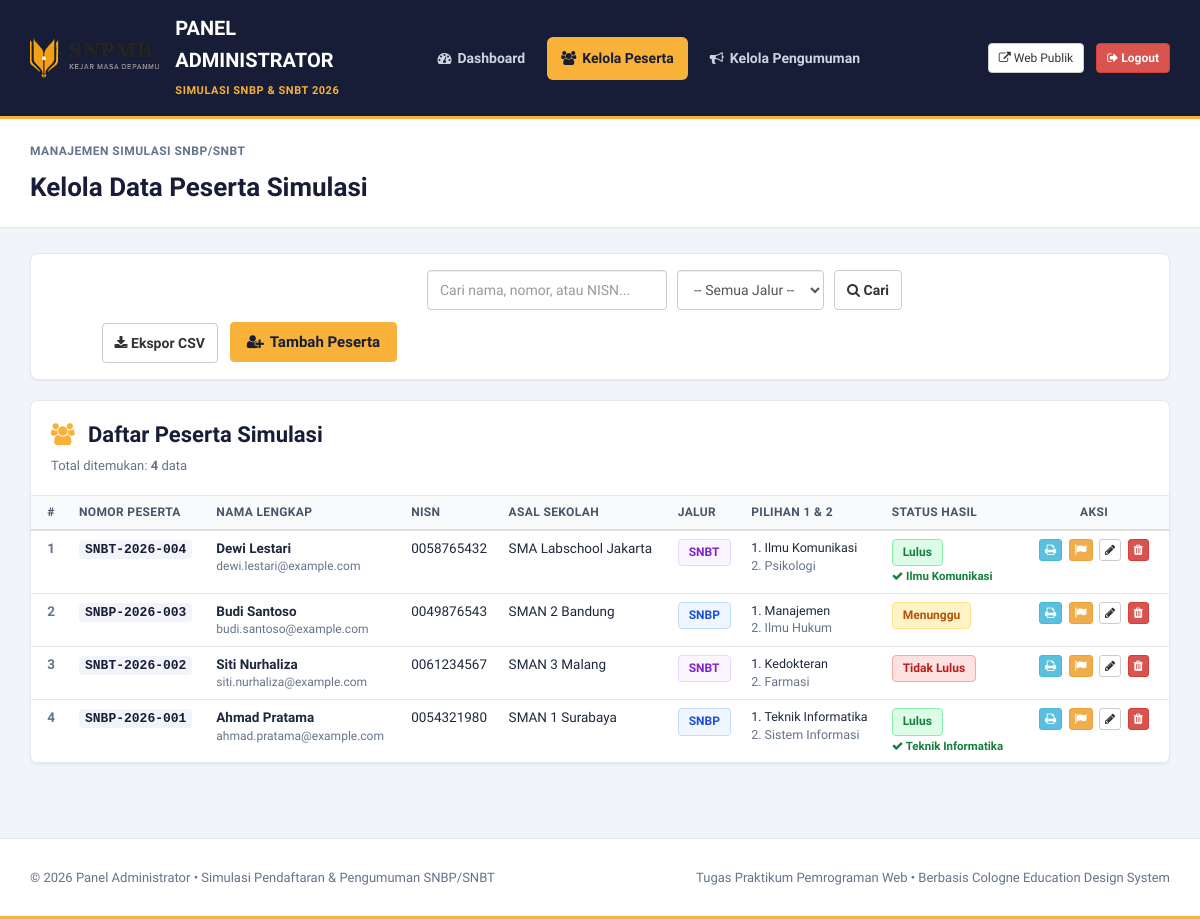
Page /admin/peserta.php (signed in) on the committed database.
### tables this page shows
CREATE TABLE `peserta` (
  `id` INT AUTO_INCREMENT PRIMARY KEY,
  `nomor_peserta` VARCHAR(30) NOT NULL UNIQUE,
  `nama_lengkap` VARCHAR(120) NOT NULL,
  `nisn` VARCHAR(15) NOT NULL,
  `asal_sekolah` VARCHAR(150) NOT NULL,
  `email` VARCHAR(100) NOT NULL,
  `jalur_seleksi` ENUM('SNBP', 'SNBT') NOT NULL,
  `pilihan_1` VARCHAR(100) NOT NULL,
  `pilihan_2` VARCHAR(100) NOT NULL,
  `status_hasil` ENUM('Menunggu', 'Lulus', 'Tidak Lulus') DEFAULT 'Menunggu',
  `prodi_diterima` VARCHAR(100) DEFAULT NULL,
  `pesan_hasil` TEXT DEFAULT NULL,
  `created_at` TIMESTAMP DEFAULT CURRENT_TIMESTAMP
);

### admin/peserta.php (the view, shortened to what the rows shown need)
<?php
require_once __DIR__ . '/../includes/functions.php';
$prodi_list = getProgramStudiList();
$action = $_GET['action'] ?? 'list';
$edit_peserta = null;
$search_query = sanitize($_GET['search'] ?? '');
$filter_jalur = sanitize($_GET['jalur'] ?? '');
$daftar_peserta = getAllPeserta($search_query, $filter_jalur);
require_once __DIR__ . '/header.php';
?>
<div class="container-fluid" style="padding: 0 30px;">
    <?php if ($action === 'tambah' || $action === 'edit'): ?>
        <div class="row">
            <div class="col-md-8 col-md-offset-2 col-sm-12">
                <div class="admin-card">
                    <div class="admin-card-header">
                        <h3>
                            <i class="fa <?php echo ($action === 'tambah') ? 'fa-user-plus' : 'fa-pencil'; ?>" style="color:#F8B239; margin-right:8px;"></i>
                            <?php echo ($action === 'tambah') ? 'Form Tambah Peserta Baru' : 'Edit Data Peserta: ' . htmlspecialchars($edit_peserta['nomor_peserta'] ?? ''); ?>
                        </h3>
                        <a href="peserta.php" class="btn btn-sm btn-default">
                            &larr; Kembali ke Daftar
                        </a>
                    </div>
                    <div class="admin-card-body">
                        <form action="peserta.php?action=<?php echo $action; ?><?php echo ($action === 'edit') ? '&id='.$id : ''; ?>" method="POST">
                            <div class="row">
                                <div class="col-md-6 col-sm-12">
                                    <div class="form-group" style="margin-bottom:18px;">
                                        <label style="font-weight:600; font-size:13.5px; color:#181D37;">Nama Lengkap Peserta <span style="color:#B91C1C;">*</span></label>
                                        <input type="text" name="nama_lengkap" class="form-control" required
                                               value="<?php echo htmlspecialchars($edit_peserta['nama_lengkap'] ?? $_POST['nama_lengkap'] ?? ''); ?>"
                                               placeholder="Contoh: Muhammad Farhan">
                                    </div>
                                </div>
                                <div class="col-md-6 col-sm-12">
                                    <div class="form-group" style="margin-bottom:18px;">
                                        <label style="font-weight:600; font-size:13.5px; color:#181D37;">NISN Simulasi (10 Digit) <span style="color:#B91C1C;">*</span></label>
                                        <input type="text" name="nisn" class="form-control" maxlength="10" required
                                               value="<?php echo htmlspecialchars($edit_peserta['nisn'] ?? $_POST['nisn'] ?? ''); ?>"
                                               placeholder="Contoh: 0051234567">
                                    </div>
                                </div>
                            </div>
                            <div class="row">
                                <div class="col-md-6 col-sm-12">
                                    <div class="form-group" style="margin-bottom:18px;">
                                        <label style="font-weight:600; font-size:13.5px; color:#181D37;">Asal Sekolah <span style="color:#B91C1C;">*</span></label>
                                        <input type="text" name="asal_sekolah" class="form-control" required
                                               value="<?php echo htmlspecialchars($edit_peserta['asal_sekolah'] ?? $_POST['asal_sekolah'] ?? ''); ?>"
                                               placeholder="Contoh: SMAN 1 Jakarta">
                                    </div>
                                </div>
                                <div class="col-md-6 col-sm-12">
                                    <div class="form-group" style="margin-bottom:18px;">
                                        <label style="font-weight:600; font-size:13.5px; color:#181D37;">Alamat Email Aktif <span style="color:#B91C1C;">*</span></label>
                                        <input type="email" name="email" class="form-control" required
                                               value="<?php echo htmlspecialchars($edit_peserta['email'] ?? $_POST['email'] ?? ''); ?>"
                                               placeholder="contoh@sekolah.sch.id">
                                    </div>
                                </div>
                            </div>
                            <div class="form-group" style="margin-bottom:18px;">
                                <label style="font-weight:600; font-size:13.5px; color:#181D37;">Jalur Seleksi <span style="color:#B91C1C;">*</span></label>
                                <?php $current_jalur = $edit_peserta['jalur_seleksi'] ?? $_POST['jalur_seleksi'] ?? 'SNBP'; ?>
                                <div>
                                    <label class="radio-inline" style="font-weight:600; margin-right:20px; font-size:14px;">
                                        <input type="radio" name="jalur_seleksi" value="SNBP" <?php echo ($current_jalur === 'SNBP') ? 'checked' : ''; ?>>
                                        SNBP (Seleksi Prestasi)
                                    </label>
                                    <label class="radio-inline" style="font-weight:600; font-size:14px;">
                                        <input type="radio" name="jalur_seleksi" value="SNBT" <?php echo ($current_jalur === 'SNBT') ? 'checked' : ''; ?>>
                                        SNBT (Seleksi Tes UTBK)
                                    </label>
                                </div>
                            </div>
                            <div class="row">
                                <div class="col-md-6 col-sm-12">
                                    <div class="form-group" style="margin-bottom:22px;">
                                        <label style="font-weight:600; font-size:13.5px; color:#181D37;">Pilihan Program Studi 1 <span style="color:#B91C1C;">*</span></label>
                                        <select name="pilihan_1" class="form-control" required>
                                            <option value="">-- Pilih Program Studi 1 --</option>
                                            <?php
                                            $sel1 = $edit_peserta['pilihan_1'] ?? $_POST['pilihan_1'] ?? '';
                                            foreach ($prodi_list as $pr):
                                            ?>
                                                <option value="<?php echo htmlspecialchars($pr['nama_prodi']); ?>" <?php echo ($sel1 === $pr['nama_prodi']) ? 'selected' : ''; ?>>
                                                    <?php echo htmlspecialchars($pr['nama_prodi'] . ' (' . $pr['jenjang'] . ' - ' . $pr['kategori'] . ')'); ?>
                                                </option>
                                            <?php endforeach; ?>
                                        </select>
                                    </div>
                                </div>
                                <div class="col-md-6 col-sm-12">
                                    <div class="form-group" style="margin-bottom:22px;">
                                        <label style="font-weight:600; font-size:13.5px; color:#181D37;">Pilihan Program Studi 2 <span style="color:#B91C1C;">*</span></label>
                                        <select name="pilihan_2" class="form-control" required>
                                            <option value="">-- Pilih Program Studi 2 --</option>
                                            <?php
                                            $sel2 = $edit_peserta['pilihan_2'] ?? $_POST['pilihan_2'] ?? '';
                                            foreach ($prodi_list as $pr):
                                            ?>
                                                <option value="<?php echo htmlspecialchars($pr['nama_prodi']); ?>" <?php echo ($sel2 === $pr['nama_prodi']) ? 'selected' : ''; ?>>
                                                    <?php echo htmlspecialchars($pr['nama_prodi'] . ' (' . $pr['jenjang'] . ' - ' . $pr['kategori'] . ')'); ?>
                                                </option>
                                            <?php endforeach; ?>
                                        </select>
                                    </div>
                                </div>
                            </div>
                            <div style="border-top:1px solid #E2E8F0; padding-top:20px; display:flex; justify-content:flex-end; gap:10px;">
                                <a href="peserta.php" class="btn btn-default" style="font-weight:600; border-radius:4px;">Batal</a>
                                <button type="submit" class="btn-admin-warning" style="font-weight:700; padding:10px 24px;">
                                    <i class="fa fa-save" style="margin-right:6px;"></i> <?php echo ($action === 'tambah') ? 'Simpan Peserta' : 'Perbarui Peserta'; ?>
                                </button>
                            </div>
                        </form>
                    </div>
                </div>
            </div>
        </div>
    <?php else: ?>
        <div class="admin-card">
            <div class="admin-card-body" style="padding:0;">
                <div class="table-responsive">
                    <table class="table table-admin">
                        <thead>
                            <tr>
                                <th style="width:40px; text-align:center;">#</th>
                                <th>Nomor Peserta</th>
                                <th>Nama Lengkap</th>
                                <th>NISN</th>
                                <th>Asal Sekolah</th>
                                <th>Jalur</th>
                                <th>Pilihan 1 & 2</th>
                                <th>Status Hasil</th>
                                <th style="text-align:center; width:150px;">Aksi</th>
                            </tr>
                        </thead>
                        <tbody>
                            <?php if (empty($daftar_peserta)): ?>
                                <tr>
                                    <td colspan="9" style="text-align:center; padding:35px; color:#64748B;">
                                        Tidak ditemukan data peserta sesuai kata kunci pencarian.
                                    </td>
                                </tr>
                            <?php else: ?>
                                <?php $no = 1; foreach ($daftar_peserta as $p): ?>
                                    <tr>
                                        <td style="text-align:center; font-weight:600; color:#64748B;"><?php echo $no++; ?></td>
                                        <td>
                                            <code style="font-size:13px; font-weight:700; color:#181D37; background:#F1F5F9; padding:2px 6px; border-radius:4px;">
                                                <?php echo htmlspecialchars($p['nomor_peserta']); ?>
                                            </code>
                                        </td>
                                        <td>
                                            <strong><?php echo htmlspecialchars($p['nama_lengkap']); ?></strong>
                                            <div style="font-size:12px; color:#64748B;"><?php echo htmlspecialchars($p['email']); ?></div>
                                        </td>
                                        <td><?php echo htmlspecialchars($p['nisn']); ?></td>
                                        <td><?php echo htmlspecialchars($p['asal_sekolah']); ?></td>
                                        <td>
                                            <span class="badge-status <?php echo ($p['jalur_seleksi'] === 'SNBP') ? 'badge-snbp' : 'badge-snbt'; ?>">
                                                <?php echo htmlspecialchars($p['jalur_seleksi']); ?>
                                            </span>
                                        </td>
                                        <td style="font-size:12.5px;">
                                            <div>1. <?php echo htmlspecialchars($p['pilihan_1']); ?></div>
                                            <div style="color:#64748B;">2. <?php echo htmlspecialchars($p['pilihan_2']); ?></div>
                                        </td>
                                        <td>
                                            <?php
                                            $st = $p['status_hasil'] ?? 'Menunggu';
                                            $cls = 'badge-menunggu';
                                            if ($st === 'Lulus') $cls = 'badge-lulus';
                                            elseif ($st === 'Tidak Lulus') $cls = 'badge-tidak-lulus';
                                            ?>
                                            <span class="badge-status <?php echo $cls; ?>">
                                                <?php echo htmlspecialchars($st); ?>
                                            </span>
                                            <?php if ($st === 'Lulus' && !empty($p['prodi_diterima'])): ?>
                                                <div style="font-size:11.5px; color:#15803D; margin-top:2px; font-weight:600;">
                                                    <i class="fa fa-check"></i> <?php echo htmlspecialchars($p['prodi_diterima']); ?>
                                                </div>
                                            <?php endif; ?>
                                        </td>
                                        <td style="text-align:center; white-space:nowrap;">
                                            <a href="../ringkasan.php?nomor=<?php echo urlencode($p['nomor_peserta']); ?>" target="_blank" class="btn btn-xs btn-info" title="Cetak Kartu Peserta" style="margin-right:3px;">
                                                <i class="fa fa-print"></i>
                                            </a>
                                            <a href="pengumuman.php?edit_id=<?php echo $p['id']; ?>" class="btn btn-xs btn-warning" title="Kelola Kelulusan" style="font-weight:600; margin-right:3px;">
                                                <i class="fa fa-flag"></i>
                                            </a>
                                            <a href="peserta.php?action=edit&id=<?php echo $p['id']; ?>" class="btn btn-xs btn-default" title="Edit Peserta" style="margin-right:3px;">
                                                <i class="fa fa-pencil"></i>
                                            </a>
                                            <a href="peserta.php?action=hapus&id=<?php echo $p['id']; ?>" class="btn btn-xs btn-danger" title="Hapus Peserta"
                                               onclick="return confirm('Apakah Anda yakin ingin menghapus data peserta <?php echo htmlspecialchars(addslashes($p['nama_lengkap'])); ?> (<?php echo htmlspecialchars($p['nomor_peserta']); ?>)?');">
                                                <i class="fa fa-trash"></i>
                                            </a>
                                        </td>
                                    </tr>
                                <?php endforeach; ?>
                            <?php endif; ?>
                        </tbody>
                    </table>
                </div>
            </div>
        </div>
    <?php endif; ?>
</div>
<?php require_once __DIR__ . '/footer.php'; ?>

### rows in the picture
peserta: nomor_peserta "SNBT-2026-004", nama_lengkap "Dewi Lestari", email "dewi.lestari@example.com", nisn "0058765432", asal_sekolah "SMA Labschool Jakarta", jalur_seleksi "SNBT", pilihan_1 "Ilmu Komunikasi", pilihan_2 "Psikologi", status_hasil "Lulus", prodi_diterima "Ilmu Komunikasi"
peserta: nomor_peserta "SNBP-2026-003", nama_lengkap "Budi Santoso", email "budi.santoso@example.com", nisn "0049876543", asal_sekolah "SMAN 2 Bandung", jalur_seleksi "SNBP", pilihan_1 "Manajemen", pilihan_2 "Ilmu Hukum", status_hasil "Menunggu"
peserta: nomor_peserta "SNBT-2026-002", nama_lengkap "Siti Nurhaliza", email "siti.nurhaliza@example.com", nisn "0061234567", asal_sekolah "SMAN 3 Malang", jalur_seleksi "SNBT", pilihan_1 "Kedokteran", pilihan_2 "Farmasi", status_hasil "Tidak Lulus"
peserta: nomor_peserta "SNBP-2026-001", nama_lengkap "Ahmad Pratama", email "ahmad.pratama@example.com", nisn "0054321980", asal_sekolah "SMAN 1 Surabaya", jalur_seleksi "SNBP", pilihan_1 "Teknik Informatika", pilihan_2 "Sistem Informasi", status_hasil "Lulus", prodi_diterima "Teknik Informatika"

### other values in the picture
$admin_heading "Kelola Data Peserta Simulasi"
count($daftar_peserta) "4"
